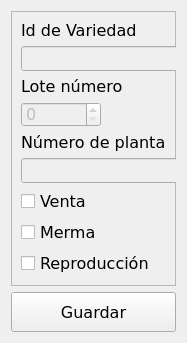
<?xml version="1.0" encoding="UTF-8"?>
<ui version="4.0">
 <class>FormPlanta</class>
 <widget class="QWidget" name="FormPlanta">
  <property name="geometry">
   <rect>
    <x>0</x>
    <y>0</y>
    <width>183</width>
    <height>339</height>
   </rect>
  </property>
  <property name="font">
   <font>
    <family>DejaVu Sans</family>
    <pointsize>12</pointsize>
   </font>
  </property>
  <property name="windowTitle">
   <string>Planta</string>
  </property>
  <layout class="QGridLayout" name="gridLayout">
   <item row="2" column="0">
    <widget class="QPushButton" name="pushButton_guardar">
     <property name="minimumSize">
      <size>
       <width>0</width>
       <height>40</height>
      </size>
     </property>
     <property name="text">
      <string>Guardar</string>
     </property>
    </widget>
   </item>
   <item row="0" column="0">
    <widget class="QFrame" name="frame">
     <property name="frameShape">
      <enum>QFrame::StyledPanel</enum>
     </property>
     <property name="frameShadow">
      <enum>QFrame::Raised</enum>
     </property>
     <layout class="QFormLayout" name="formLayout">
      <item row="0" column="0">
       <widget class="QLabel" name="label">
        <property name="text">
         <string>Id de Variedad</string>
        </property>
       </widget>
      </item>
      <item row="1" column="0">
       <widget class="QLineEdit" name="lineEd_idVar_in">
        <property name="enabled">
         <bool>false</bool>
        </property>
        <property name="minimumSize">
         <size>
          <width>0</width>
          <height>25</height>
         </size>
        </property>
        <property name="mouseTracking">
         <bool>false</bool>
        </property>
       </widget>
      </item>
      <item row="2" column="0">
       <widget class="QLabel" name="label_2">
        <property name="text">
         <string>Lote número</string>
        </property>
       </widget>
      </item>
      <item row="3" column="0">
       <widget class="QSpinBox" name="spinBox_contLote_in">
        <property name="enabled">
         <bool>false</bool>
        </property>
        <property name="minimumSize">
         <size>
          <width>0</width>
          <height>25</height>
         </size>
        </property>
        <property name="maximum">
         <number>99999</number>
        </property>
       </widget>
      </item>
      <item row="4" column="0">
       <widget class="QLabel" name="label_3">
        <property name="text">
         <string>Número de planta</string>
        </property>
       </widget>
      </item>
      <item row="5" column="0">
       <widget class="QLineEdit" name="lineEdit_numPlanta">
        <property name="enabled">
         <bool>false</bool>
        </property>
        <property name="minimumSize">
         <size>
          <width>0</width>
          <height>25</height>
         </size>
        </property>
       </widget>
      </item>
      <item row="6" column="0">
       <widget class="QCheckBox" name="checkBox_venta">
        <property name="text">
         <string>Venta</string>
        </property>
       </widget>
      </item>
      <item row="7" column="0">
       <widget class="QCheckBox" name="checkBox_merma">
        <property name="text">
         <string>Merma</string>
        </property>
       </widget>
      </item>
      <item row="8" column="0">
       <widget class="QCheckBox" name="checkBox_repro">
        <property name="text">
         <string>Reproducción</string>
        </property>
       </widget>
      </item>
     </layout>
    </widget>
   </item>
  </layout>
 </widget>
 <tabstops>
  <tabstop>lineEd_idVar_in</tabstop>
  <tabstop>spinBox_contLote_in</tabstop>
  <tabstop>lineEdit_numPlanta</tabstop>
  <tabstop>pushButton_guardar</tabstop>
 </tabstops>
 <resources/>
 <connections/>
</ui>
